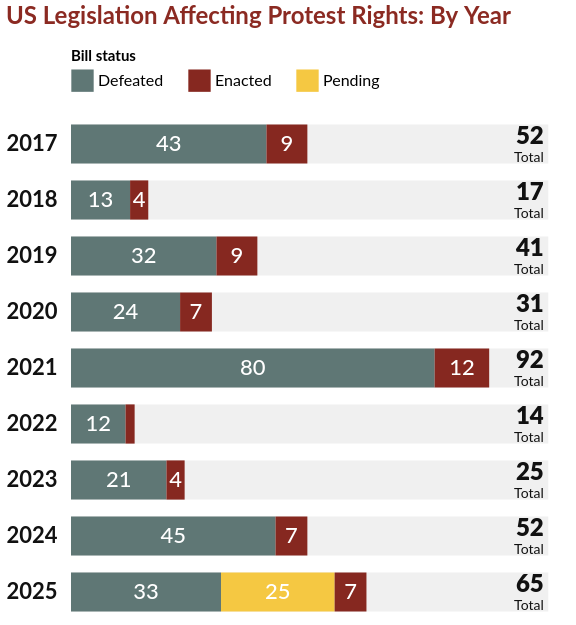

Write the Vega-Lite specification saved for this chart.
### Vega-Lite specification from a JSON file in a GitHub repository (floating-point values rounded to 4 significant figures)
{"$schema": "https://vega.github.io/schema/vega-lite/v6.json", "title": {"text": "US Legislation Affecting Protest Rights: By Year", "anchor": "start", "color": "#8b2a22", "fontSize": 24, "fontWeight": "bold", "offset": 20}, "width": 500, "height": {"step": 56}, "data": {"values": [{"year": "2017", "Defeated": 43, "Pending": 0, "Enacted": 9}, {"year": "2018", "Defeated": 13, "Pending": 0, "Enacted": 4}, {"year": "2019", "Defeated": 32, "Pending": 0, "Enacted": 9}, {"year": "2020", "Defeated": 24, "Pending": 0, "Enacted": 7}, {"year": "2021", "Defeated": 80, "Pending": 0, "Enacted": 12}, {"year": "2022", "Defeated": 12, "Pending": 0, "Enacted": 2}, {"year": "2023", "Defeated": 21, "Pending": 0, "Enacted": 4}, {"year": "2024", "Defeated": 45, "Pending": 0, "Enacted": 7}, {"year": "2025", "Defeated": 33, "Pending": 25, "Enacted": 7}]}, "transform": [{"fold": ["Defeated", "Pending", "Enacted"], "as": ["status", "count"]}, {"filter": "datum.count > 0"}, {"calculate": "indexof(['Defeated','Pending','Enacted'], datum.status)", "as": "rank"}, {"window": [{"op": "sum", "field": "count", "as": "end"}], "groupby": ["year"], "sort": [{"field": "rank"}], "frame": [null, 0]}, {"calculate": "datum.end - datum.count", "as": "start"}, {"calculate": "datum.start + datum.count / 2", "as": "mid"}], "encoding": {"y": {"field": "year", "type": "ordinal", "title": null, "scale": {"paddingInner": 0.3}, "axis": {"domain": false, "ticks": false, "labelFontSize": 22, "labelFontWeight": "bold", "labelColor": "#111", "labelPadding": 14}}}, "layer": [{"transform": [{"aggregate": [], "groupby": ["year"]}], "mark": {"type": "bar", "color": "#f0f0f0"}, "encoding": {"x": {"datum": 0, "type": "quantitative", "scale": {"domain": [0, 105]}, "axis": null}, "x2": {"datum": 105}}}, {"mark": "bar", "encoding": {"x": {"field": "start", "type": "quantitative"}, "x2": {"field": "end"}, "color": {"field": "status", "type": "nominal", "scale": {"domain": ["Defeated", "Enacted", "Pending"], "range": ["#5f7775", "#862820", "#f5c842"]}, "legend": {"title": "Bill status", "orient": "top", "direction": "horizontal", "symbolType": "square", "symbolSize": 500, "symbolStrokeWidth": 0, "labelFontSize": 16, "titleFontSize": 15, "columnPadding": 24, "offset": 24}}}}, {"transform": [{"filter": "datum.count >= 3"}], "mark": {"type": "text", "color": "white", "fontSize": 22, "fontWeight": 500}, "encoding": {"x": {"field": "mid", "type": "quantitative"}, "text": {"field": "count"}}}, {"transform": [{"aggregate": [{"op": "sum", "field": "count", "as": "total"}], "groupby": ["year"]}], "mark": {"type": "text", "align": "right", "dy": -7, "fontSize": 24, "fontWeight": 900, "color": "#111"}, "encoding": {"x": {"datum": 104, "type": "quantitative"}, "text": {"field": "total"}}}, {"transform": [{"aggregate": [], "groupby": ["year"]}], "mark": {"type": "text", "align": "right", "dy": 14, "fontSize": 14, "color": "#111", "text": "Total"}, "encoding": {"x": {"datum": 104, "type": "quantitative"}}}], "config": {"font": "Lato, Helvetica, Arial, sans-serif", "view": {"stroke": null}}}
